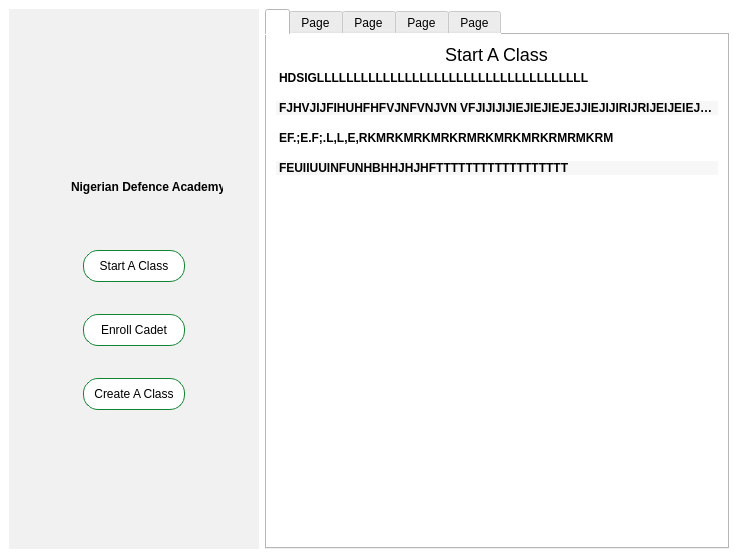
<?xml version="1.0" encoding="UTF-8"?>
<ui version="4.0">
 <class>MainWindow</class>
 <widget class="QMainWindow" name="MainWindow">
  <property name="geometry">
   <rect>
    <x>0</x>
    <y>0</y>
    <width>738</width>
    <height>558</height>
   </rect>
  </property>
  <property name="windowTitle">
   <string>MainWindow</string>
  </property>
  <property name="styleSheet">
   <string notr="true">background-color: white;</string>
  </property>
  <widget class="QWidget" name="centralwidget">
   <layout class="QHBoxLayout" name="horizontalLayout">
    <item alignment="Qt::AlignLeft">
     <widget class="QGroupBox" name="groupBox">
      <property name="sizePolicy">
       <sizepolicy hsizetype="Preferred" vsizetype="Preferred">
        <horstretch>0</horstretch>
        <verstretch>0</verstretch>
       </sizepolicy>
      </property>
      <property name="maximumSize">
       <size>
        <width>250</width>
        <height>16777215</height>
       </size>
      </property>
      <property name="styleSheet">
       <string notr="true">background-color: #f1f1f1;
border: none;</string>
      </property>
      <property name="title">
       <string/>
      </property>
      <property name="alignment">
       <set>Qt::AlignCenter</set>
      </property>
      <layout class="QVBoxLayout" name="verticalLayout">
       <property name="spacing">
        <number>0</number>
       </property>
       <property name="leftMargin">
        <number>50</number>
       </property>
       <property name="topMargin">
        <number>100</number>
       </property>
       <property name="rightMargin">
        <number>50</number>
       </property>
       <property name="bottomMargin">
        <number>100</number>
       </property>
       <item>
        <widget class="QWidget" name="verticalWidget" native="true">
         <property name="sizePolicy">
          <sizepolicy hsizetype="Fixed" vsizetype="Fixed">
           <horstretch>0</horstretch>
           <verstretch>0</verstretch>
          </sizepolicy>
         </property>
         <property name="minimumSize">
          <size>
           <width>170</width>
           <height>100</height>
          </size>
         </property>
         <layout class="QVBoxLayout" name="verticalLayout_9">
          <item>
           <widget class="QPushButton" name="pushButton">
            <property name="sizePolicy">
             <sizepolicy hsizetype="Preferred" vsizetype="Preferred">
              <horstretch>0</horstretch>
              <verstretch>0</verstretch>
             </sizepolicy>
            </property>
            <property name="styleSheet">
             <string notr="true">border: 0px;; </string>
            </property>
            <property name="text">
             <string/>
            </property>
            <property name="icon">
             <iconset>
              <normaloff>nda-logo.png</normaloff>nda-logo.png</iconset>
            </property>
            <property name="iconSize">
             <size>
              <width>100</width>
              <height>100</height>
             </size>
            </property>
           </widget>
          </item>
          <item>
           <widget class="QLabel" name="label_11">
            <property name="styleSheet">
             <string notr="true">font-weight:500</string>
            </property>
            <property name="text">
             <string>Nigerian Defence Academy</string>
            </property>
           </widget>
          </item>
         </layout>
        </widget>
       </item>
       <item alignment="Qt::AlignHCenter">
        <widget class="QWidget" name="verticalWidget_2" native="true">
         <layout class="QVBoxLayout" name="verticalLayout_10">
          <item>
           <widget class="QPushButton" name="StartAClass">
            <property name="sizePolicy">
             <sizepolicy hsizetype="Maximum" vsizetype="Fixed">
              <horstretch>0</horstretch>
              <verstretch>0</verstretch>
             </sizepolicy>
            </property>
            <property name="styleSheet">
             <string notr="true">background-color: #ffffff;
border: 1px solid #128531;
border-radius: 15px;
font-weight: 400;
height: 30px;
width: 100px;</string>
            </property>
            <property name="text">
             <string>Start A Class</string>
            </property>
           </widget>
          </item>
          <item>
           <widget class="QPushButton" name="EnrollAStudent">
            <property name="sizePolicy">
             <sizepolicy hsizetype="Maximum" vsizetype="Fixed">
              <horstretch>0</horstretch>
              <verstretch>0</verstretch>
             </sizepolicy>
            </property>
            <property name="styleSheet">
             <string notr="true">background-color: #ffffff;
border: 1px solid #128531;
border-radius: 15px;
font-weight: 400;
height: 30px;
width: 100px;</string>
            </property>
            <property name="text">
             <string>Enroll Cadet</string>
            </property>
           </widget>
          </item>
          <item>
           <widget class="QPushButton" name="CreateAClass">
            <property name="sizePolicy">
             <sizepolicy hsizetype="Maximum" vsizetype="Fixed">
              <horstretch>0</horstretch>
              <verstretch>0</verstretch>
             </sizepolicy>
            </property>
            <property name="styleSheet">
             <string notr="true">background-color: #ffffff;
border: 1px solid #128531;
border-radius: 15px;
font-weight: 400;
height: 30px;
width: 100px;</string>
            </property>
            <property name="text">
             <string>Create A Class</string>
            </property>
           </widget>
          </item>
         </layout>
        </widget>
       </item>
      </layout>
     </widget>
    </item>
    <item>
     <widget class="QTabWidget" name="tabWidget_2">
      <property name="currentIndex">
       <number>0</number>
      </property>
      <widget class="QWidget" name="tabWidget_2Page1">
       <attribute name="title">
        <string/>
       </attribute>
       <layout class="QVBoxLayout" name="verticalLayout_2">
        <item alignment="Qt::AlignHCenter">
         <widget class="QLabel" name="label">
          <property name="sizePolicy">
           <sizepolicy hsizetype="Maximum" vsizetype="Preferred">
            <horstretch>0</horstretch>
            <verstretch>0</verstretch>
           </sizepolicy>
          </property>
          <property name="minimumSize">
           <size>
            <width>0</width>
            <height>18</height>
           </size>
          </property>
          <property name="maximumSize">
           <size>
            <width>484</width>
            <height>32</height>
           </size>
          </property>
          <property name="styleSheet">
           <string notr="true">font-size: 18px</string>
          </property>
          <property name="text">
           <string>Start A Class</string>
          </property>
          <property name="alignment">
           <set>Qt::AlignCenter</set>
          </property>
         </widget>
        </item>
        <item>
         <widget class="QListWidget" name="listWidget">
          <property name="font">
           <font>
            <weight>75</weight>
            <bold>true</bold>
           </font>
          </property>
          <property name="styleSheet">
           <string notr="true">border: none</string>
          </property>
          <property name="alternatingRowColors">
           <bool>true</bool>
          </property>
          <property name="gridSize">
           <size>
            <width>0</width>
            <height>30</height>
           </size>
          </property>
          <item>
           <property name="text">
            <string>HDSIGLLLLLLLLLLLLLLLLLLLLLLLLLLLLLLLLLLLLL</string>
           </property>
          </item>
          <item>
           <property name="text">
            <string>FJHVJIJFIHUHFHFVJNFVNJVN VFJIJIJIJIEJIEJIEJEJJIEJIJIRIJRIJEIJEIEJIJIE</string>
           </property>
          </item>
          <item>
           <property name="text">
            <string>EF.;E.F;.L,L,E,RKMRKMRKMRKRMRKMRKMRKRMRMKRM</string>
           </property>
          </item>
          <item>
           <property name="text">
            <string>FEUIIUUINFUNHBHHJHJHFTTTTTTTTTTTTTTTTTT</string>
           </property>
          </item>
         </widget>
        </item>
        <item>
         <widget class="QWidget" name="widget" native="true">
          <property name="maximumSize">
           <size>
            <width>16777215</width>
            <height>50</height>
           </size>
          </property>
          <property name="styleSheet">
           <string notr="true">background-color: white;
border:none;</string>
          </property>
          <layout class="QHBoxLayout" name="horizontalLayout_2"/>
         </widget>
        </item>
       </layout>
      </widget>
      <widget class="QWidget" name="tab">
       <attribute name="title">
        <string>Page</string>
       </attribute>
       <layout class="QVBoxLayout" name="verticalLayout_3">
        <item alignment="Qt::AlignHCenter|Qt::AlignVCenter">
         <widget class="QWidget" name="widget_4" native="true">
          <property name="styleSheet">
           <string notr="true">background-color: white</string>
          </property>
          <layout class="QVBoxLayout" name="verticalLayout_4">
           <item>
            <widget class="QWidget" name="widget_3" native="true">
             <property name="maximumSize">
              <size>
               <width>16777215</width>
               <height>50</height>
              </size>
             </property>
             <property name="styleSheet">
              <string notr="true">background-color: white;</string>
             </property>
             <layout class="QHBoxLayout" name="horizontalLayout_3">
              <property name="bottomMargin">
               <number>26</number>
              </property>
              <item>
               <widget class="QLabel" name="label_2">
                <property name="styleSheet">
                 <string notr="true">font-size: 18px;</string>
                </property>
                <property name="text">
                 <string>Create A Class</string>
                </property>
                <property name="alignment">
                 <set>Qt::AlignCenter</set>
                </property>
               </widget>
              </item>
             </layout>
            </widget>
           </item>
           <item>
            <widget class="QLabel" name="label_3">
             <property name="styleSheet">
              <string notr="true">font-size:15px;margin-bottom:10px;margin-top:10px;</string>
             </property>
             <property name="text">
              <string>Course Code</string>
             </property>
            </widget>
           </item>
           <item>
            <widget class="QTextEdit" name="CourseCodeTextField">
             <property name="maximumSize">
              <size>
               <width>16777215</width>
               <height>30</height>
              </size>
             </property>
             <property name="styleSheet">
              <string notr="true">background-color:white;border-radius:10; border: 1px solid #000000;font-size:15px;</string>
             </property>
             <property name="inputMethodHints">
              <set>Qt::ImhMultiLine|Qt::ImhUppercaseOnly</set>
             </property>
             <property name="html">
              <string>&lt;!DOCTYPE HTML PUBLIC &quot;-//W3C//DTD HTML 4.0//EN&quot; &quot;http://www.w3.org/TR/REC-html40/strict.dtd&quot;&gt;
&lt;html&gt;&lt;head&gt;&lt;meta name=&quot;qrichtext&quot; content=&quot;1&quot; /&gt;&lt;style type=&quot;text/css&quot;&gt;
p, li { white-space: pre-wrap; }
&lt;/style&gt;&lt;/head&gt;&lt;body style=&quot; font-family:'MS Shell Dlg 2'; font-size:15px; font-weight:400; font-style:normal;&quot;&gt;
&lt;p style=&quot;-qt-paragraph-type:empty; margin-top:0px; margin-bottom:0px; margin-left:0px; margin-right:0px; -qt-block-indent:0; text-indent:0px; font-size:8.25pt;&quot;&gt;&lt;br /&gt;&lt;/p&gt;&lt;/body&gt;&lt;/html&gt;</string>
             </property>
            </widget>
           </item>
           <item>
            <widget class="QLabel" name="label_4">
             <property name="styleSheet">
              <string notr="true">font-size:15px;margin-bottom:10px;margin-top:10px;</string>
             </property>
             <property name="text">
              <string>Course Title</string>
             </property>
            </widget>
           </item>
           <item>
            <widget class="QTextEdit" name="CourseTitleTextField">
             <property name="maximumSize">
              <size>
               <width>16777215</width>
               <height>30</height>
              </size>
             </property>
             <property name="styleSheet">
              <string notr="true">background-color:white;border-radius:10; border: 1px solid #000000;font-size:15px;</string>
             </property>
             <property name="inputMethodHints">
              <set>Qt::ImhMultiLine|Qt::ImhUppercaseOnly</set>
             </property>
            </widget>
           </item>
           <item>
            <widget class="QPushButton" name="CreateClass">
             <property name="styleSheet">
              <string notr="true">background-color: #128531;color:white;font-weight:500;height:40px;margin-top:20px;border-radius:10px;font-size:15px;</string>
             </property>
             <property name="text">
              <string>Create Class</string>
             </property>
            </widget>
           </item>
          </layout>
         </widget>
        </item>
       </layout>
      </widget>
      <widget class="QWidget" name="tab_2">
       <attribute name="title">
        <string>Page</string>
       </attribute>
       <layout class="QVBoxLayout" name="verticalLayout_5">
        <item>
         <widget class="QWidget" name="widget_5" native="true">
          <property name="maximumSize">
           <size>
            <width>16777215</width>
            <height>50</height>
           </size>
          </property>
          <property name="styleSheet">
           <string notr="true">background-color: white;
border:none;</string>
          </property>
          <layout class="QHBoxLayout" name="horizontalLayout_4">
           <item>
            <widget class="QLabel" name="label_5">
             <property name="sizePolicy">
              <sizepolicy hsizetype="Maximum" vsizetype="Preferred">
               <horstretch>0</horstretch>
               <verstretch>0</verstretch>
              </sizepolicy>
             </property>
             <property name="minimumSize">
              <size>
               <width>0</width>
               <height>18</height>
              </size>
             </property>
             <property name="maximumSize">
              <size>
               <width>484</width>
               <height>32</height>
              </size>
             </property>
             <property name="styleSheet">
              <string notr="true">font-size: 18px</string>
             </property>
             <property name="text">
              <string>My Classes</string>
             </property>
             <property name="alignment">
              <set>Qt::AlignCenter</set>
             </property>
            </widget>
           </item>
          </layout>
         </widget>
        </item>
        <item>
         <widget class="QWidget" name="widget_6" native="true">
          <property name="styleSheet">
           <string notr="true">background-color: white;</string>
          </property>
          <widget class="QPushButton" name="pushButton_7">
           <property name="geometry">
            <rect>
             <x>10</x>
             <y>10</y>
             <width>111</width>
             <height>31</height>
            </rect>
           </property>
           <property name="styleSheet">
            <string notr="true">background-color: white;
border: 1px solid #128531;
border-radius: 7px; font-weight: 500;</string>
           </property>
           <property name="text">
            <string>CSS 700</string>
           </property>
          </widget>
         </widget>
        </item>
       </layout>
      </widget>
      <widget class="QWidget" name="tab_3">
       <attribute name="title">
        <string>Page</string>
       </attribute>
       <layout class="QVBoxLayout" name="verticalLayout_7">
        <item>
         <widget class="QWidget" name="widget_7" native="true">
          <property name="maximumSize">
           <size>
            <width>16777215</width>
            <height>50</height>
           </size>
          </property>
          <property name="styleSheet">
           <string notr="true">background-color: white;</string>
          </property>
          <layout class="QHBoxLayout" name="horizontalLayout_5">
           <item>
            <widget class="QLabel" name="label_6">
             <property name="styleSheet">
              <string notr="true">font-size: 18px;</string>
             </property>
             <property name="text">
              <string>Enroll Cadet</string>
             </property>
             <property name="alignment">
              <set>Qt::AlignCenter</set>
             </property>
            </widget>
           </item>
          </layout>
         </widget>
        </item>
        <item>
         <widget class="QWidget" name="widget_8" native="true">
          <layout class="QGridLayout" name="gridLayout">
           <item row="0" column="0">
            <widget class="QWidget" name="widget_9" native="true">
             <property name="maximumSize">
              <size>
               <width>500</width>
               <height>16777215</height>
              </size>
             </property>
             <property name="styleSheet">
              <string notr="true">background-color: #F1F1F1;border-radius:10px;</string>
             </property>
             <layout class="QHBoxLayout" name="horizontalLayout_6">
              <item>
               <widget class="QWidget" name="widget_10" native="true">
                <property name="maximumSize">
                 <size>
                  <width>300</width>
                  <height>383</height>
                 </size>
                </property>
                <property name="styleSheet">
                 <string notr="true">background-color: #f1f1f1</string>
                </property>
                <widget class="QTextEdit" name="StudentIdTextField">
                 <property name="geometry">
                  <rect>
                   <x>20</x>
                   <y>60</y>
                   <width>256</width>
                   <height>50</height>
                  </rect>
                 </property>
                 <property name="maximumSize">
                  <size>
                   <width>16777215</width>
                   <height>50</height>
                  </size>
                 </property>
                 <property name="styleSheet">
                  <string notr="true">background-color:white;border-radius:10; border: 1px solid grey;</string>
                 </property>
                 <property name="inputMethodHints">
                  <set>Qt::ImhMultiLine|Qt::ImhUppercaseOnly</set>
                 </property>
                 <property name="html">
                  <string>&lt;!DOCTYPE HTML PUBLIC &quot;-//W3C//DTD HTML 4.0//EN&quot; &quot;http://www.w3.org/TR/REC-html40/strict.dtd&quot;&gt;
&lt;html&gt;&lt;head&gt;&lt;meta name=&quot;qrichtext&quot; content=&quot;1&quot; /&gt;&lt;style type=&quot;text/css&quot;&gt;
p, li { white-space: pre-wrap; }
&lt;/style&gt;&lt;/head&gt;&lt;body style=&quot; font-family:'MS Shell Dlg 2'; font-size:8.25pt; font-weight:400; font-style:normal;&quot;&gt;
&lt;p style=&quot;-qt-paragraph-type:empty; margin-top:0px; margin-bottom:0px; margin-left:0px; margin-right:0px; -qt-block-indent:0; text-indent:0px;&quot;&gt;&lt;br /&gt;&lt;/p&gt;&lt;/body&gt;&lt;/html&gt;</string>
                 </property>
                </widget>
                <widget class="QPushButton" name="EnrollFaceId">
                 <property name="geometry">
                  <rect>
                   <x>20</x>
                   <y>290</y>
                   <width>256</width>
                   <height>51</height>
                  </rect>
                 </property>
                 <property name="styleSheet">
                  <string notr="true">background-color: #000000;color:white;font-weight:500;height:40px;margin-top:20px;border-radius:10px;font-size:15px;</string>
                 </property>
                 <property name="text">
                  <string>Enroll Face ID</string>
                 </property>
                </widget>
                <widget class="QTextEdit" name="StudentNameTextField">
                 <property name="geometry">
                  <rect>
                   <x>20</x>
                   <y>160</y>
                   <width>256</width>
                   <height>50</height>
                  </rect>
                 </property>
                 <property name="maximumSize">
                  <size>
                   <width>16777215</width>
                   <height>50</height>
                  </size>
                 </property>
                 <property name="styleSheet">
                  <string notr="true">background-color:white;border-radius:10; border: 1px solid grey;</string>
                 </property>
                 <property name="inputMethodHints">
                  <set>Qt::ImhMultiLine|Qt::ImhUppercaseOnly</set>
                 </property>
                </widget>
                <widget class="QLabel" name="label_7">
                 <property name="geometry">
                  <rect>
                   <x>20</x>
                   <y>116</y>
                   <width>256</width>
                   <height>38</height>
                  </rect>
                 </property>
                 <property name="styleSheet">
                  <string notr="true">font-size:15px;margin-bottom:10px;margin-top:10px;</string>
                 </property>
                 <property name="text">
                  <string>FULL NAME</string>
                 </property>
                </widget>
                <widget class="QLabel" name="label_8">
                 <property name="geometry">
                  <rect>
                   <x>20</x>
                   <y>16</y>
                   <width>256</width>
                   <height>38</height>
                  </rect>
                 </property>
                 <property name="styleSheet">
                  <string notr="true">font-size:15px;margin-bottom:10px;margin-top:10px;</string>
                 </property>
                 <property name="text">
                  <string>NDA NUMBER</string>
                 </property>
                </widget>
                <widget class="QPushButton" name="AddStudent">
                 <property name="geometry">
                  <rect>
                   <x>20</x>
                   <y>230</y>
                   <width>256</width>
                   <height>51</height>
                  </rect>
                 </property>
                 <property name="styleSheet">
                  <string notr="true">background-color: #128531;color:white;font-weight:500;height:40px;margin-top:20px;border-radius:10px;font-size:15px;</string>
                 </property>
                 <property name="text">
                  <string>Add Student</string>
                 </property>
                </widget>
               </widget>
              </item>
             </layout>
            </widget>
           </item>
          </layout>
         </widget>
        </item>
       </layout>
      </widget>
      <widget class="QWidget" name="tab_4">
       <attribute name="title">
        <string>Page</string>
       </attribute>
       <layout class="QGridLayout" name="gridLayout_2">
        <item row="0" column="0">
         <widget class="QWidget" name="widget_11" native="true">
          <property name="maximumSize">
           <size>
            <width>600</width>
            <height>16777215</height>
           </size>
          </property>
          <property name="styleSheet">
           <string notr="true">background-color: white</string>
          </property>
          <layout class="QVBoxLayout" name="verticalLayout_6">
           <item>
            <widget class="QPushButton" name="pushButton_10">
             <property name="maximumSize">
              <size>
               <width>100</width>
               <height>16777215</height>
              </size>
             </property>
             <property name="styleSheet">
              <string notr="true">color: white;background-color:black;border-radius:5px;height:25px;</string>
             </property>
             <property name="text">
              <string>Back</string>
             </property>
            </widget>
           </item>
           <item>
            <widget class="QWidget" name="widget_12" native="true">
             <property name="maximumSize">
              <size>
               <width>16777215</width>
               <height>40</height>
              </size>
             </property>
             <property name="styleSheet">
              <string notr="true">background-color: #ffffff</string>
             </property>
             <layout class="QHBoxLayout" name="horizontalLayout_7">
              <item>
               <widget class="QLabel" name="label_9">
                <property name="styleSheet">
                 <string notr="true">font-size: 18px;font-weight:bold;</string>
                </property>
                <property name="text">
                 <string>CSS 719</string>
                </property>
               </widget>
              </item>
              <item>
               <widget class="QComboBox" name="comboBox">
                <property name="maximumSize">
                 <size>
                  <width>150</width>
                  <height>60</height>
                 </size>
                </property>
                <property name="styleSheet">
                 <string notr="true">background-color:green; color:white;border:none;border-radius:5px;</string>
                </property>
                <item>
                 <property name="text">
                  <string>10th March 2020</string>
                 </property>
                </item>
               </widget>
              </item>
             </layout>
            </widget>
           </item>
           <item>
            <widget class="QWidget" name="widget_13" native="true">
             <property name="maximumSize">
              <size>
               <width>16777215</width>
               <height>40</height>
              </size>
             </property>
             <property name="styleSheet">
              <string notr="true">background-color: #f1f1f1;</string>
             </property>
             <layout class="QHBoxLayout" name="horizontalLayout_8">
              <item alignment="Qt::AlignHCenter">
               <widget class="QLabel" name="label_10">
                <property name="maximumSize">
                 <size>
                  <width>200</width>
                  <height>100</height>
                 </size>
                </property>
                <property name="styleSheet">
                 <string notr="true">font-size:18px;</string>
                </property>
                <property name="text">
                 <string>Steganography</string>
                </property>
               </widget>
              </item>
             </layout>
            </widget>
           </item>
           <item alignment="Qt::AlignTop">
            <widget class="QWidget" name="widget_14" native="true">
             <property name="styleSheet">
              <string notr="true">background-color:white;</string>
             </property>
             <layout class="QVBoxLayout" name="verticalLayout_8">
              <item>
               <widget class="QTableWidget" name="tableWidget">
                <column>
                 <property name="text">
                  <string>Name</string>
                 </property>
                </column>
                <column>
                 <property name="text">
                  <string>Student ID</string>
                 </property>
                </column>
               </widget>
              </item>
             </layout>
            </widget>
           </item>
          </layout>
         </widget>
        </item>
       </layout>
      </widget>
     </widget>
    </item>
   </layout>
  </widget>
  <widget class="QMenuBar" name="menubar">
   <property name="geometry">
    <rect>
     <x>0</x>
     <y>0</y>
     <width>738</width>
     <height>21</height>
    </rect>
   </property>
  </widget>
 </widget>
 <resources/>
 <connections/>
</ui>
